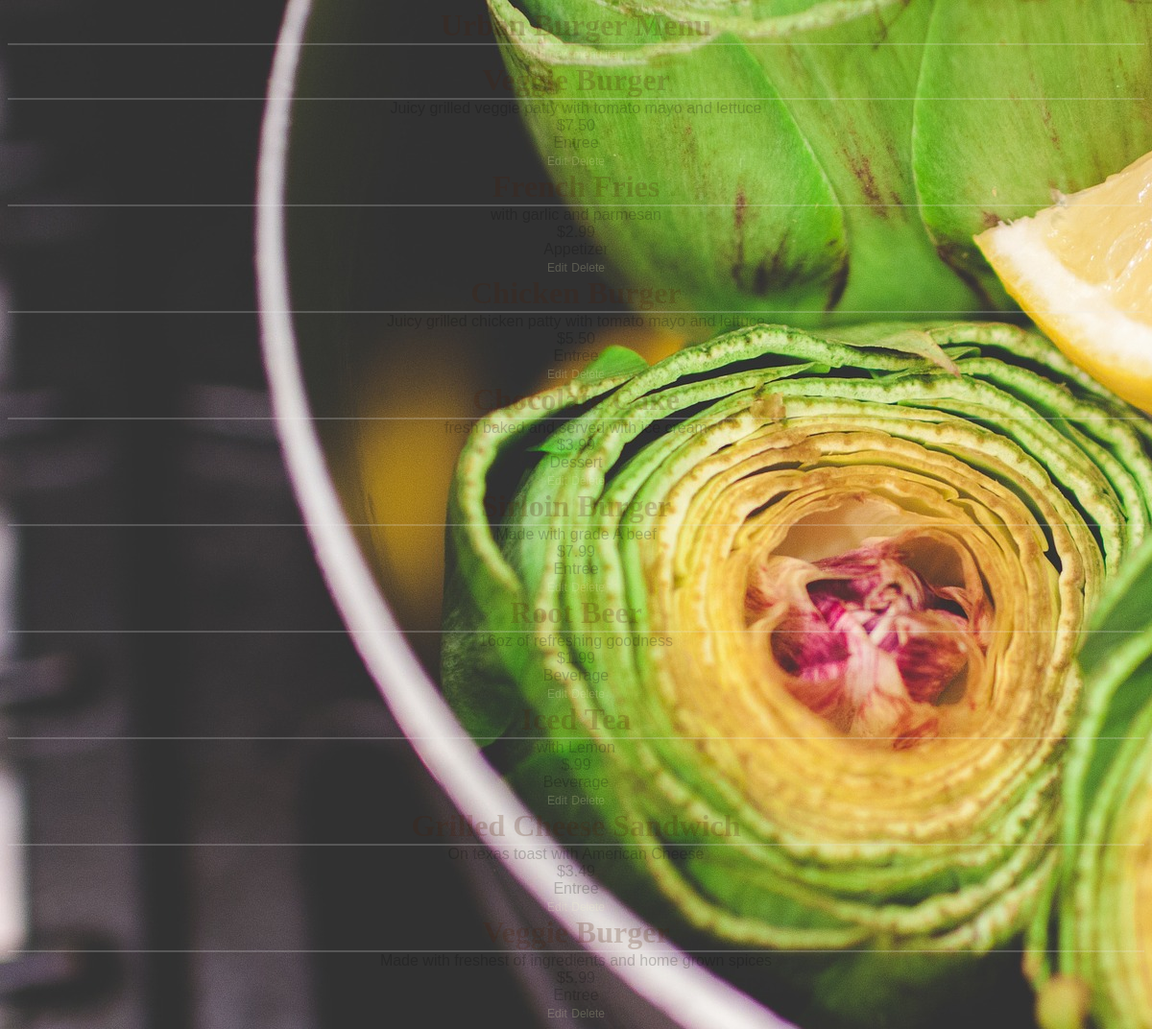
/restaurant/7/menu, run on the app's committed database.
### database_setup.py (models this page shows, shortened)
class Restaurant(Base):
    __tablename__ = 'restaurant'
    name = Column(String(80),nullable =False)
    id = Column(Integer, primary_key = True)

class MenuItem(Base):
    __tablename__ = 'menu_item'
    name = Column(String(80),nullable =False)
    id = Column(Integer, primary_key = True)
    course = Column(String(80))
    description = Column(String(250))
    price = Column(String(8))
    restaurant_id = Column(Integer, ForeignKey('restaurant.id'))
    restaurant = relationship(Restaurant)

### finalproject.py (the view)
@app.route('/restaurant/<int:restaurant_id>')
@app.route('/restaurant/<int:restaurant_id>/menu')
def showMenu(restaurant_id):
    restaurant = session.query(Restaurant).filter_by(id = restaurant_id).first()
    items = session.query(MenuItem).filter_by(restaurant_id=restaurant_id)
    if(restaurant):
        return render_template('menu.html', restaurant = restaurant, items = items)
    else:
        return render_template('nodatafound.html',message = "No restaurant exists with ID %s"%restaurant_id)
    return "This page will show menu for %s restaurant"%restaurant_id

### templates/menu.html (shortened to what this page needs)
<!DOCTYPE html>
<html lang="en" dir="ltr">
  <head>
    <link rel=stylesheet type=text/css href="{{ url_for('static', filename='styles.css') }}">
  </head>
  <body>
    <h1>{{restaurant.name}} Menu</h1>
    <a href="{{url_for('newMenuItem',restaurant_id=restaurant.id)}}">Add new menu item</a>
    {%if items%}
      {%for item in items%}
        <h1>{{item.name}}</h1>
        {{item.description}}<br>
        {{item.price}}<br>
        {{item.course}}<br>
        <a href="{{url_for('editMenuItem',restaurant_id = restaurant.id, menu_id = item.id)}}">Edit</a>
        <a href="{{url_for('deleteMenuItem',restaurant_id = restaurant.id, menu_id = item.id)}}">Delete</a>
      {%endfor%}
    {%elif not items%}
      <h2>No menu items found</h2>
    {%endif%}
  </body>
</html>

### static/styles.css (style rules this page uses)
body { font-family: sans-serif; background-color: #333333; background-image: url('images/artichokes-1246858_1920.jpg'); opacity:0.2; text-align: center; }
h1 { color:#4d1a00; }
h1, h2 { font-family: 'Georgia', serif; margin: 0; }
h1 { border-bottom: 2px solid #eee; }
a { text-decoration: none; color:#FFFFCC; font-size: .75em; }

### data on the page
Restaurant: name "Urban Burger"
MenuItem: name "Veggie Burger", description "Juicy grilled veggie patty with tomato mayo and lettuce", price "$7.50", course "Entree"
MenuItem: name "French Fries", description "with garlic and parmesan", price "$2.99"
MenuItem: name "Chicken Burger", description "Juicy grilled chicken patty with tomato mayo and lettuce", course "Entree"
MenuItem: name "Chocolate Cake", description "fresh baked and served with ice cream", price "$3.99", course "Dessert"
MenuItem: name "Sirloin Burger", description "Made with grade A beef", price "$7.99", course "Entree"
MenuItem: name "Root Beer", description "16oz of refreshing goodness", price "$1.99", course "Beverage"
MenuItem: name "Iced Tea", description "with Lemon", price "$.99", course "Beverage"
MenuItem: name "Grilled Cheese Sandwich", description "On texas toast with American Cheese", price "$3.49", course "Entree"
MenuItem: name "Veggie Burger", description "Made with freshest of ingredients and home grown spices"
